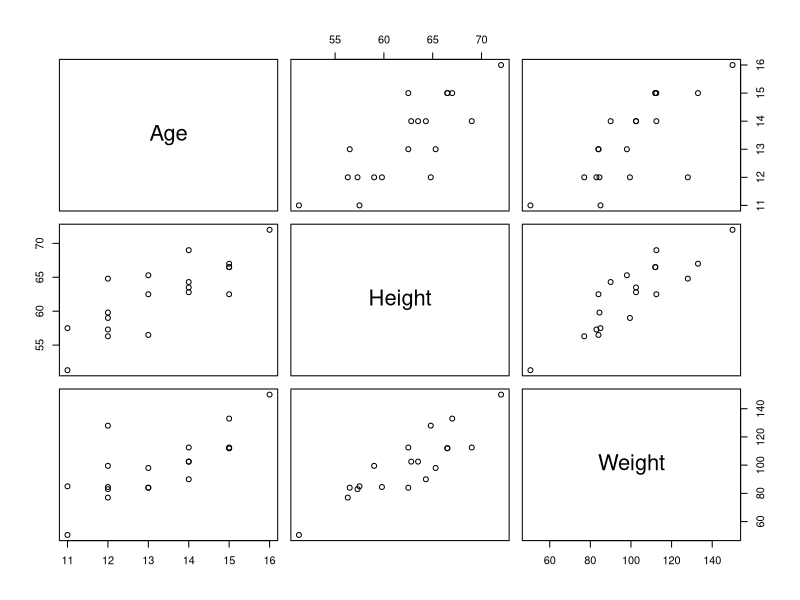
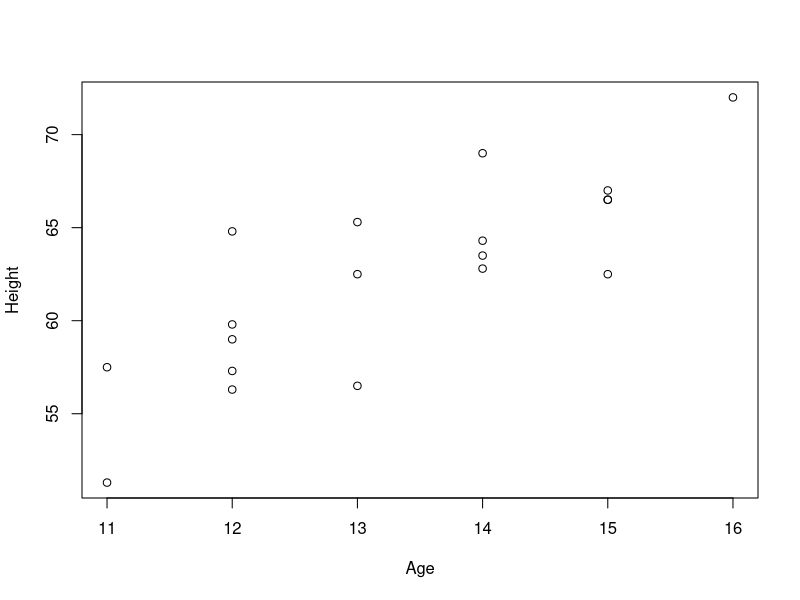
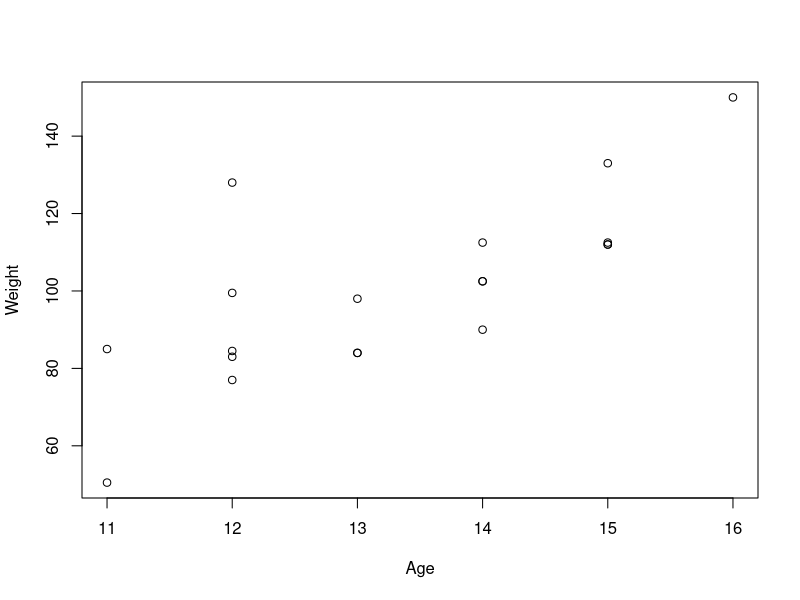
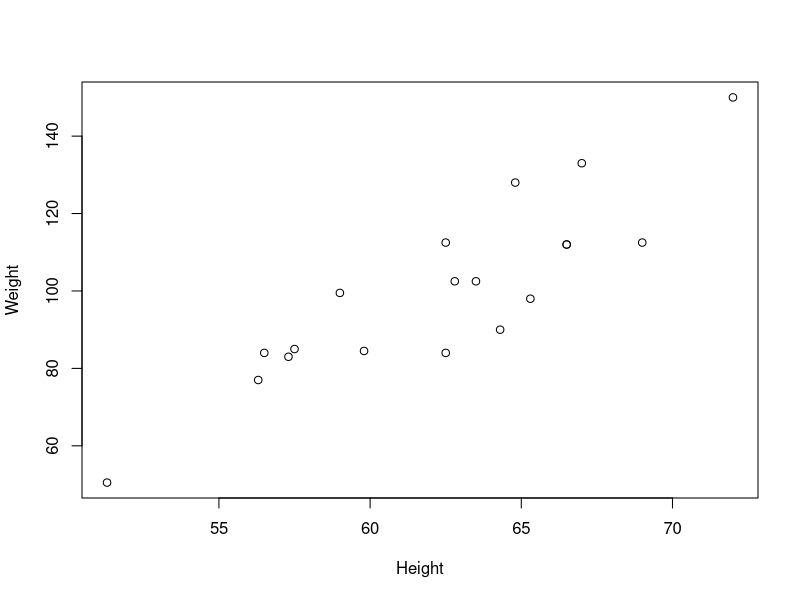
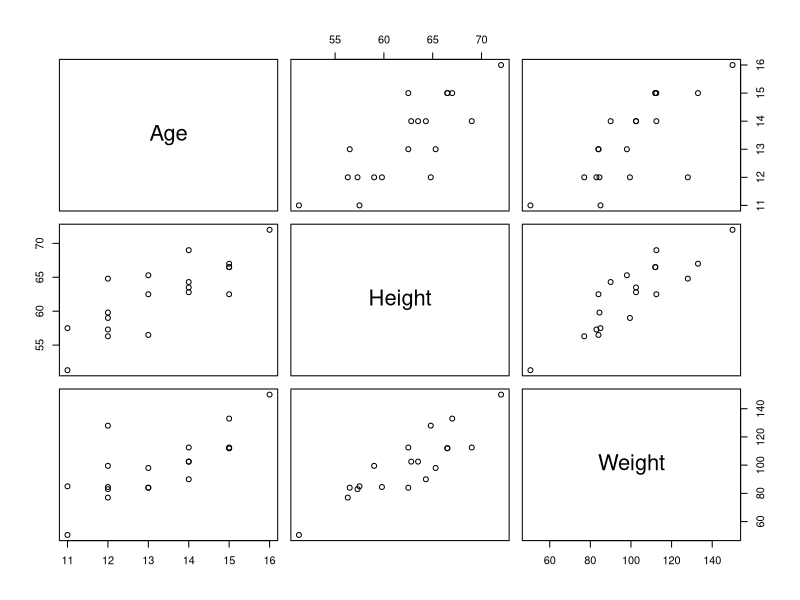
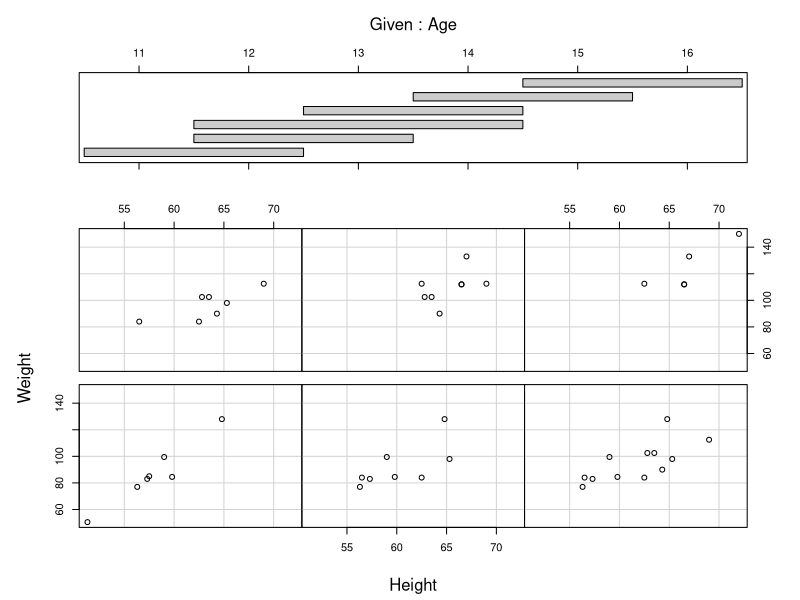

R code for these plots, in order:
# Example 3.11 on Page 174 on PDF version
df<-data.frame(
  Age=c(13, 13, 14, 12, 12, 15, 11, 15, 14, 14, 14, 15,
        12, 13, 12, 16, 12, 11, 15 ), 
  Height=c(56.5, 65.3, 64.3, 56.3, 59.8, 66.5, 51.3, 
           62.5, 62.8, 69.0, 63.5, 67.0, 57.3, 62.5, 
           59.0, 72.0, 64.8, 57.5, 66.5), 
  Weight=c( 84.0,  98.0,  90.0,  77.0,  84.5, 112.0, 
            50.5, 112.5, 102.5, 112.5, 102.5, 133.0,
            83.0,  84.0,  99.5, 150.0, 128.0,  85.0, 
           112.0)
); 
plot(df)
attach(df)
plot(~Age+Height)
plot(Weight~Age+Height)

pairs(df)
# 按照年龄划分的体重与身高散点图
coplot(Weight ~ Height | Age)